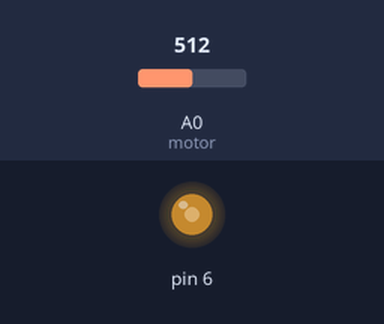
The sketch below on a simulated Arduino Uno, built with avr-gcc and run on an emulated ATmega328P. Parts: output pins drawn as LEDs (lit = HIGH). The inputs (shaded band) are chosen by the test bench; at power-on: A0 (motor) = 512.

Above: at 1.2 s.
1.3 s: A0 (motor) set to 716
At 2.4 s:
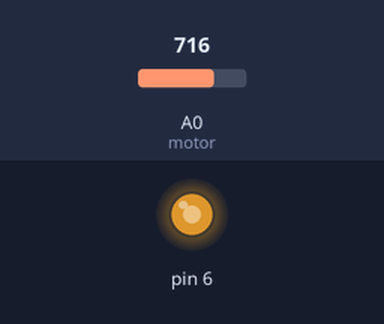
2.8 s: A0 (motor) set to 900
At 3.7 s:
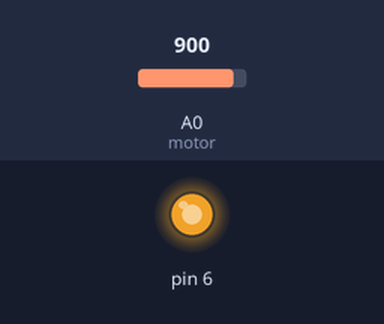
4.3 s: A0 (motor) set to 122
At 4.9 s:
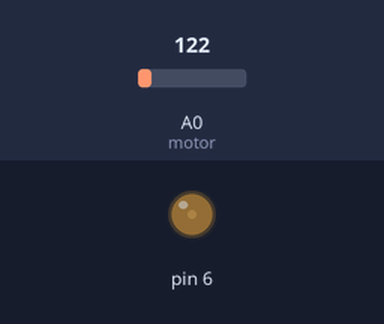
5.8 s: A0 (motor) set to 0
At 6.2 s:
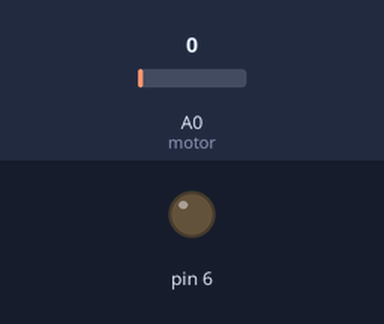
7.3 s: A0 (motor) set to 511
At 8.6 s:
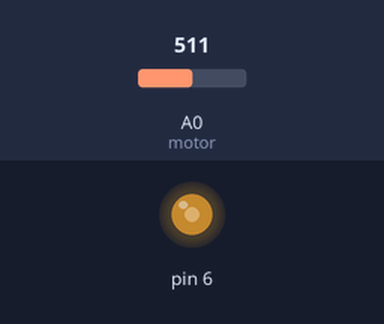
Timing chart, 0 to 9.8 s (numbered marks = the images above; inputs shaded):
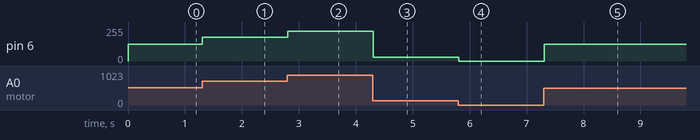

Measured:
- after the input at 1.3 s, pin 6: 127/255 → 178/255 at once
- after the input at 2.8 s, pin 6: 178/255 → 224/255 at once
- after the input at 4.3 s, pin 6: 224/255 → 30/255 at once
- after the input at 5.8 s, pin 6: 30/255 → 0/255 at once
- after the input at 7.3 s, pin 6: 0/255 → 127/255 at once

The sketch:

analog2.ino
```cpp
/*
Konfiguracija sistema:
Pinovi 5 i 6: DC motor (06-Pwm, 05-Enc)
Pin A0: izlazni pin, Analogni klizac (slider)

*/

int count = 0;

void motor() {
	count=analogRead(A0);
	count=map(count, 0, 1023, 0, 255);
	analogWrite(06, count);
}

void setup()
{

}

void loop()
{
	motor();
	delay(100);
}
```
